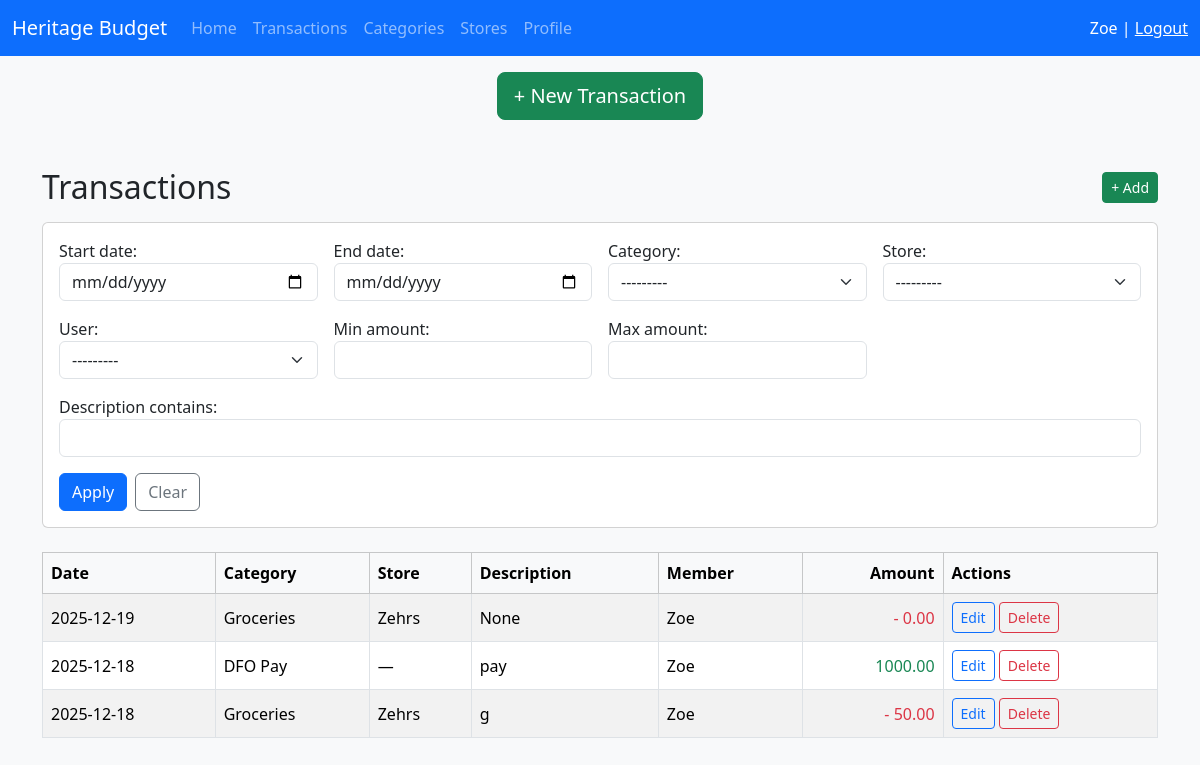
/transactions/ (signed in), run on an earlier commit of the app's database.
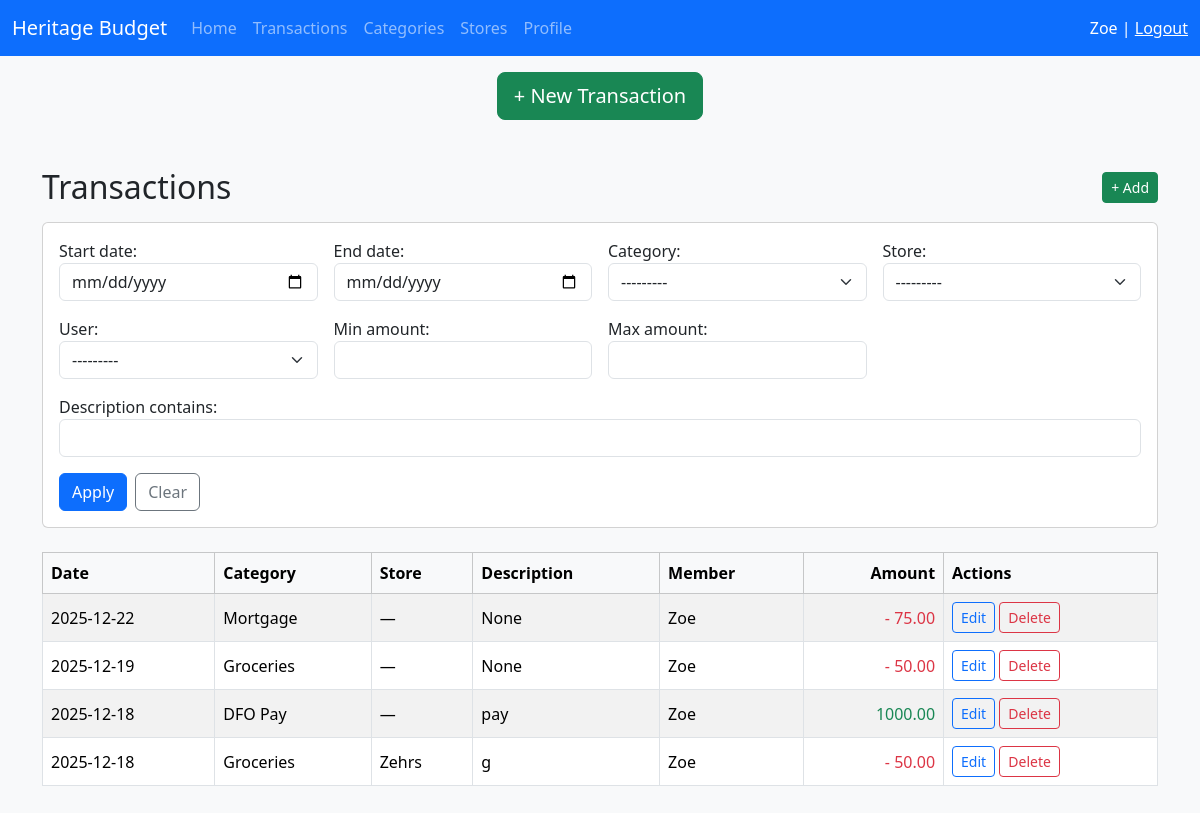
And on a later commit of the database.
### budget/models.py (models this page shows, shortened)
class FamilyMember(models.Model):
    user = models.OneToOneField(User, on_delete=models.SET_NULL, null=True)
    household = models.ForeignKey(
        Household,
        on_delete=models.CASCADE,
        related_name="members",
    )
    role = models.CharField(max_length=50)
    joined_at = models.DateTimeField(auto_now_add=True)

class Household(models.Model):
    name = models.CharField(max_length=200)
    invite_code = models.UUIDField(default=uuid.uuid4, unique=True)
    created_at = models.DateTimeField(auto_now_add=True)
    updated_at = models.DateTimeField(auto_now=True)
    deleted_at = models.DateTimeField(null=True, blank=True)
    def __str__(self):
        return self.name

class Transaction(models.Model):
    amount = models.DecimalField(max_digits=10, decimal_places=2, default=0)
    category = models.ForeignKey(Category, on_delete=models.CASCADE, related_name="transactions")
    date = models.DateTimeField(default=timezone.now)
    store = models.ForeignKey(Store, on_delete=models.SET_NULL, null=True, blank=True, related_name="transactions")
    member = models.ForeignKey(FamilyMember, on_delete=models.PROTECT, related_name="transactions")
    description = models.CharField(max_length=500, null=True, blank=True,)
    created_at = models.DateTimeField(auto_now_add=True)
    updated_at = models.DateTimeField(auto_now=True)
    deleted_at = models.DateTimeField(null=True, blank=True)
    class Meta:
        indexes = [
            models.Index(fields=['date']),
            models.Index(fields=['category', 'date']),  # useful for category/month queries
            models.Index(fields=['member', 'date']),    # useful for member/month queries
        ]

class Category(models.Model):
    household = models.ForeignKey(
        Household,
        on_delete=models.CASCADE,
        related_name="categories",
    )
    name = models.CharField(max_length=100)
    fixed = models.BooleanField(default=False)
    necessity = models.BooleanField(default=False)
    income_expense = models.CharField(
        max_length=2,
        choices=[('IN', 'Income'),('EX', 'Expense')],
        default='EX'
    )
    is_active = models.BooleanField(default=True)
    created_at = models.DateTimeField(auto_now_add=True)
    updated_at = models.DateTimeField(auto_now=True)
    deleted_at = models.DateTimeField(null=True, blank=True)
    def __str__(self):
        return self.name

class Store(models.Model):
    household = models.ForeignKey(
        Household,
        on_delete=models.CASCADE,
        related_name="stores",
    )
    name = models.CharField(max_length=100)
    default_category = models.ForeignKey(
        Category,
        null=True,
        blank=True,
        on_delete=models.SET_NULL,
        related_name="default_stores"
    )
    is_active = models.BooleanField(default=True)
    created_at = models.DateTimeField(auto_now_add=True)
    updated_at = models.DateTimeField(auto_now=True)
    deleted_at = models.DateTimeField(null=True, blank=True)
    def __str__(self):
        return self.name

### budget/views.py (the view, shortened to what this page needs)
# urls.py: path('transactions/', views.transaction_list, name='transaction_list'),
@login_required
def transaction_list(request):
    household = request.user.familymember.household
    transactions = Transaction.objects.filter(
        member__household=household,
        deleted_at__isnull=True
    ).select_related(
        'category', 'store', 'member__user'
    ).order_by('-date')
    filter_form = TransactionFilterForm(
        request.GET or None,
        household=household
    )
    return render(request, 'budget/transaction_list.html', {
        'transactions': transactions,
        'filter_form': filter_form,
    })

### budget/forms.py (called while the page is built)
def bootstrapify(form):
    for field in form.fields.values():
        widget = field.widget
        if isinstance(widget, forms.CheckboxInput):
            widget.attrs['class'] = 'form-check-input'
        elif isinstance(widget, forms.RadioSelect):
            widget.attrs['class'] = 'form-check-input'
        elif isinstance(widget, forms.Select):
            widget.attrs['class'] = 'form-select'
        else:
            widget.attrs['class'] = 'form-control'

### budget/templates/budget/transaction_list.html (shortened to what this page needs)
{% extends "budget/base.html" %}
{% block content %}
<div class="d-flex justify-content-between align-items-center mb-3">
    <h2 class="mb-0">Transactions</h2>
    <a href="{% url 'transaction_create' %}" class="btn btn-success btn-sm">
        + Add
    </a>
</div>
<div class="card mb-4">
  <div class="card-body">
    <form method="get">
      <div class="row g-3">
        <div class="col-6 col-md-3">
          {{ filter_form.start_date.label_tag }}
          {{ filter_form.start_date }}
        </div>
        <div class="col-6 col-md-3">
          {{ filter_form.end_date.label_tag }}
          {{ filter_form.end_date }}
        </div>
        <div class="col-12 col-md-3">
          {{ filter_form.category.label_tag }}
          {{ filter_form.category }}
        </div>
        <div class="col-12 col-md-3">
          {{ filter_form.store.label_tag }}
          {{ filter_form.store }}
        </div>
        <div class="col-12 col-md-3">
          {{ filter_form.member.label_tag }}
          {{ filter_form.member }}
        </div>
        <div class="col-6 col-md-3">
          {{ filter_form.min_amount.label_tag }}
          {{ filter_form.min_amount }}
        </div>
        <div class="col-6 col-md-3">
          {{ filter_form.max_amount.label_tag }}
          {{ filter_form.max_amount }}
        </div>
        <div class="col-12">
          {{ filter_form.description.label_tag }}
          {{ filter_form.description }}
        </div>
        <div class="col-12 d-flex gap-2">
          <button type="submit" class="btn btn-primary">Apply</button>
          <a href="{% url 'transaction_list' %}" class="btn btn-outline-secondary">Clear</a>
        </div>
      </div>
    </form>
  </div>
</div>
<div class="table-responsive">
  <table class="table table-striped table-bordered align-middle sortable">
      <thead class="table-light">
          <tr>
              <th>Date</th>
              <th>Category</th>
              <th>Store</th>
              <th>Description</th>
              <th>Member</th>
              <th class="text-end">Amount</th>
              <th>Actions</th>
          </tr>
      </thead>
      <tbody>
          {% for t in transactions %}
          <tr>
              <td>{{ t.date|date:"Y-m-d" }}</td>
              <td>{{ t.category.name }}</td>
              <td>{{ t.store.name|default:"—" }}</td>
              <td>{{ t.description }}</td>
              <td>{{ t.member.user.first_name }}</td>
              <td class="text-end {% if t.category.income_expense == 'EX' %}text-danger{% else %}text-success{% endif %}">
                  {% if t.category.income_expense == 'EX' %}-{% endif %}
                  {{ t.amount }}
              </td>
              <td>
                  <a href="{% url 'transaction_update' t.pk %}" class="btn btn-sm btn-outline-primary">
                      Edit
                  </a>
                  <button type="button" class="btn btn-sm btn-outline-danger" data-bs-toggle="modal" data-bs-target="#deleteTransactionModal{{ t.pk }}">
                      Delete
                  </button>
              </td>
          </tr>
          {% empty %}
          <tr>
              <td colspan="7" class="text-center">No transactions this month</td>
          </tr>
          {% endfor %}
      </tbody>
  </table>
</div>
{% endblock %}

### budget/templates/budget/base.html (shortened to what this page needs)
{% load static %}
<!DOCTYPE html>
<html lang="en">
<head>
    <link href="https://cdn.jsdelivr.net/npm/bootstrap@5.3.2/dist/css/bootstrap.min.css" rel="stylesheet">
</head>
<body class="bg-light">
{% if user.is_authenticated and request.path != '/signup/' and request.path != '/login/' %}
<nav class="navbar navbar-expand-lg navbar-dark bg-primary">
  <div class="container-fluid">
    <span class="navbar-brand">
        {{ user.familymember.household }} Budget
    </span>
    <div class="collapse navbar-collapse" id="mainNav">
      <ul class="navbar-nav me-auto mb-2 mb-lg-0">
        <li class="nav-item"><a class="nav-link" href="{% url 'dashboard' %}">Home</a></li>
        <li class="nav-item"><a class="nav-link" href="{% url 'transaction_list' %}">Transactions</a></li>
        <li class="nav-item"><a class="nav-link" href="{% url 'category_list' %}">Categories</a></li>
        <li class="nav-item"><a class="nav-link" href="{% url 'store_list' %}">Stores</a></li>
        <li class="nav-item"><a class="nav-link" href="{% url 'profile' %}">Profile</a></li>
      </ul>
      <span class="navbar-text text-white">
        {{ user.first_name }} |
        <a href="{% url 'logout' %}" class="text-white text-decoration-underline">Logout</a>
      </span>
    </div>
  </div>
</nav>
<div class="d-flex justify-content-center mt-3 mb-4">
    <a href="{% url 'transaction_create' %}" class="btn btn-success btn-lg">
        + New Transaction
    </a>
</div>
{% endif %}
<div class="container py-4">
    {% block content %}{% endblock %}
</div>
</body>
</html>

What changed in the data, as far as the page shows it:
added Transaction: date "2025-12-22", category.name "Mortgage", store.name "—", description "None", member.user.first_name "Zoe", amount "75.00"
changed Transaction (number 2 of 4 on the later page): store.name "Zehrs" → "—"; amount "0.00" → "50.00"
